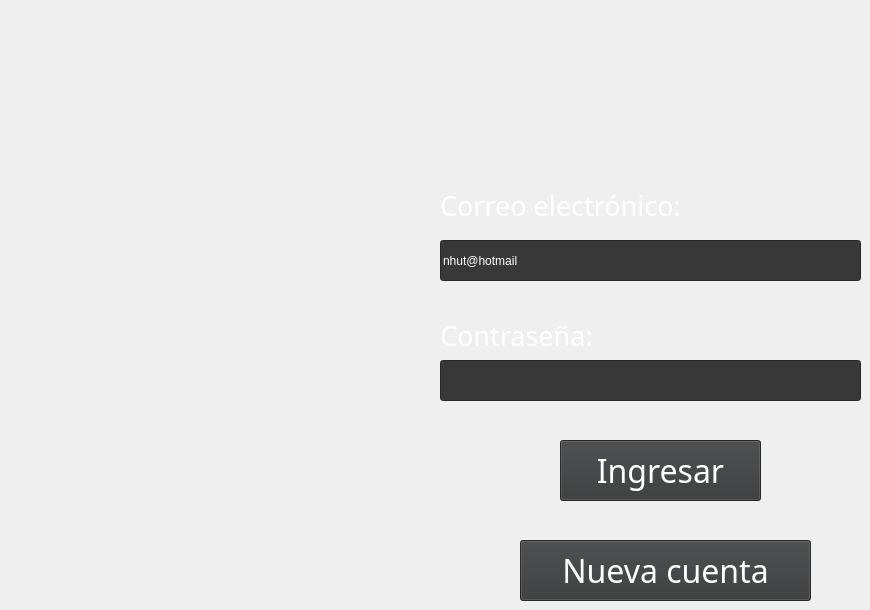
    <widget class="QWidget" name="page">
     <widget class="QLabel" name="lblLcorreo">
      <property name="geometry">
       <rect>
        <x>440</x>
        <y>180</y>
        <width>331</width>
        <height>51</height>
       </rect>
      </property>
      <property name="font">
       <font>
        <family>Bahnschrift SemiBold</family>
        <pointsize>20</pointsize>
        <weight>7</weight>
        <italic>false</italic>
        <bold>false</bold>
       </font>
      </property>
      <property name="styleSheet">
       <string notr="true">color: rgb(255, 255, 255);
font: 63 20pt &quot;Bahnschrift SemiBold&quot;;</string>
      </property>
      <property name="text">
       <string>Correo electrónico:</string>
      </property>
     </widget>
     <widget class="QLineEdit" name="tbxLcorreo">
      <property name="geometry">
       <rect>
        <x>440</x>
        <y>240</y>
        <width>421</width>
        <height>41</height>
       </rect>
      </property>
      <property name="styleSheet">
       <string notr="true">font: 63 20pt &quot;Bahnschrift SemiBold&quot;;
background-color: rgb(56, 56, 56);
color: rgb(255, 255, 255);</string>
      </property>
      <property name="text">
       <string>nhut@hotmail</string>
      </property>
     </widget>
     <widget class="QLabel" name="lblLcont">
      <property name="geometry">
       <rect>
        <x>440</x>
        <y>310</y>
        <width>231</width>
        <height>51</height>
       </rect>
      </property>
      <property name="font">
       <font>
        <family>Bahnschrift SemiBold</family>
        <pointsize>20</pointsize>
        <weight>7</weight>
        <italic>false</italic>
        <bold>false</bold>
       </font>
      </property>
      <property name="styleSheet">
       <string notr="true">color: rgb(255, 255, 255);
font: 63 20pt &quot;Bahnschrift SemiBold&quot;;</string>
      </property>
      <property name="text">
       <string>Contraseña:</string>
      </property>
     </widget>
     <widget class="QLineEdit" name="tbxLcont">
      <property name="geometry">
       <rect>
        <x>440</x>
        <y>360</y>
        <width>421</width>
        <height>41</height>
       </rect>
      </property>
      <property name="palette">
       <palette>
        <active>
         <colorrole role="WindowText">
          <brush brushstyle="SolidPattern">
           <color alpha="255">
            <red>255</red>
            <green>255</green>
            <blue>255</blue>
           </color>
          </brush>
         </colorrole>
         <colorrole role="Button">
          <brush brushstyle="SolidPattern">
           <color alpha="255">
            <red>56</red>
            <green>56</green>
            <blue>56</blue>
           </color>
          </brush>
         </colorrole>
         <colorrole role="Dark">
          <brush brushstyle="SolidPattern">
           <color alpha="255">
            <red>61</red>
            <green>60</green>
            <blue>60</blue>
           </color>
          </brush>
         </colorrole>
         <colorrole role="Text">
          <brush brushstyle="SolidPattern">
           <color alpha="255">
            <red>255</red>
            <green>255</green>
            <blue>255</blue>
           </color>
          </brush>
         </colorrole>
         <colorrole role="ButtonText">
          <brush brushstyle="SolidPattern">
           <color alpha="255">
            <red>255</red>
            <green>255</green>
            <blue>255</blue>
           </color>
          </brush>
         </colorrole>
         <colorrole role="Base">
          <brush brushstyle="SolidPattern">
           <color alpha="255">
            <red>56</red>
            <green>56</green>
            <blue>56</blue>
           </color>
          </brush>
         </colorrole>
         <colorrole role="Window">
          <brush brushstyle="SolidPattern">
           <color alpha="255">
            <red>56</red>
            <green>56</green>
            <blue>56</blue>
           </color>
          </brush>
         </colorrole>
         <colorrole role="PlaceholderText">
          <brush brushstyle="NoBrush">
           <color alpha="128">
            <red>255</red>
            <green>255</green>
            <blue>255</blue>
           </color>
          </brush>
         </colorrole>
        </active>
        <inactive>
         <colorrole role="WindowText">
          <brush brushstyle="SolidPattern">
           <color alpha="255">
            <red>255</red>
            <green>255</green>
            <blue>255</blue>
           </color>
          </brush>
         </colorrole>
         <colorrole role="Button">
          <brush brushstyle="SolidPattern">
           <color alpha="255">
            <red>56</red>
            <green>56</green>
            <blue>56</blue>
           </color>
          </brush>
         </colorrole>
         <colorrole role="Dark">
          <brush brushstyle="SolidPattern">
           <color alpha="255">
            <red>61</red>
            <green>60</green>
            <blue>60</blue>
           </color>
          </brush>
         </colorrole>
         <colorrole role="Text">
          <brush brushstyle="SolidPattern">
           <color alpha="255">
            <red>255</red>
            <green>255</green>
            <blue>255</blue>
           </color>
          </brush>
         </colorrole>
         <colorrole role="ButtonText">
          <brush brushstyle="SolidPattern">
           <color alpha="255">
            <red>255</red>
            <green>255</green>
            <blue>255</blue>
           </color>
          </brush>
         </colorrole>
         <colorrole role="Base">
          <brush brushstyle="SolidPattern">
           <color alpha="255">
            <red>56</red>
            <green>56</green>
            <blue>56</blue>
           </color>
          </brush>
         </colorrole>
         <colorrole role="Window">
          <brush brushstyle="SolidPattern">
           <color alpha="255">
            <red>56</red>
            <green>56</green>
            <blue>56</blue>
           </color>
          </brush>
         </colorrole>
         <colorrole role="PlaceholderText">
          <brush brushstyle="NoBrush">
           <color alpha="128">
            <red>255</red>
            <green>255</green>
            <blue>255</blue>
           </color>
          </brush>
         </colorrole>
        </inactive>
        <disabled>
         <colorrole role="WindowText">
          <brush brushstyle="SolidPattern">
           <color alpha="255">
            <red>255</red>
            <green>255</green>
            <blue>255</blue>
           </color>
          </brush>
         </colorrole>
         <colorrole role="Button">
          <brush brushstyle="SolidPattern">
           <color alpha="255">
            <red>56</red>
            <green>56</green>
            <blue>56</blue>
           </color>
          </brush>
         </colorrole>
         <colorrole role="Dark">
          <brush brushstyle="SolidPattern">
           <color alpha="255">
            <red>61</red>
            <green>60</green>
            <blue>60</blue>
           </color>
          </brush>
         </colorrole>
         <colorrole role="Text">
          <brush brushstyle="SolidPattern">
           <color alpha="255">
            <red>255</red>
            <green>255</green>
            <blue>255</blue>
           </color>
          </brush>
         </colorrole>
         <colorrole role="ButtonText">
          <brush brushstyle="SolidPattern">
           <color alpha="255">
            <red>255</red>
            <green>255</green>
            <blue>255</blue>
           </color>
          </brush>
         </colorrole>
         <colorrole role="Base">
          <brush brushstyle="SolidPattern">
           <color alpha="255">
            <red>56</red>
            <green>56</green>
            <blue>56</blue>
           </color>
          </brush>
         </colorrole>
         <colorrole role="Window">
          <brush brushstyle="SolidPattern">
           <color alpha="255">
            <red>56</red>
            <green>56</green>
            <blue>56</blue>
           </color>
          </brush>
         </colorrole>
         <colorrole role="PlaceholderText">
          <brush brushstyle="NoBrush">
           <color alpha="128">
            <red>255</red>
            <green>255</green>
            <blue>255</blue>
           </color>
          </brush>
         </colorrole>
        </disabled>
       </palette>
      </property>
      <property name="styleSheet">
       <string notr="true">font: 63 20pt &quot;Bahnschrift SemiBold&quot;;
background-color: rgb(56, 56, 56);
color: rgb(255, 255, 255);</string>
      </property>
     </widget>
     <widget class="QPushButton" name="btnLngresar">
      <property name="geometry">
       <rect>
        <x>560</x>
        <y>440</y>
        <width>201</width>
        <height>61</height>
       </rect>
      </property>
      <property name="palette">
       <palette>
        <active>
         <colorrole role="WindowText">
          <brush brushstyle="SolidPattern">
           <color alpha="255">
            <red>255</red>
            <green>255</green>
            <blue>255</blue>
           </color>
          </brush>
         </colorrole>
         <colorrole role="Button">
          <brush brushstyle="SolidPattern">
           <color alpha="255">
            <red>54</red>
            <green>55</green>
            <blue>56</blue>
           </color>
          </brush>
         </colorrole>
         <colorrole role="Text">
          <brush brushstyle="SolidPattern">
           <color alpha="255">
            <red>255</red>
            <green>255</green>
            <blue>255</blue>
           </color>
          </brush>
         </colorrole>
         <colorrole role="ButtonText">
          <brush brushstyle="SolidPattern">
           <color alpha="255">
            <red>255</red>
            <green>255</green>
            <blue>255</blue>
           </color>
          </brush>
         </colorrole>
         <colorrole role="Base">
          <brush brushstyle="SolidPattern">
           <color alpha="255">
            <red>54</red>
            <green>55</green>
            <blue>56</blue>
           </color>
          </brush>
         </colorrole>
         <colorrole role="Window">
          <brush brushstyle="SolidPattern">
           <color alpha="255">
            <red>54</red>
            <green>55</green>
            <blue>56</blue>
           </color>
          </brush>
         </colorrole>
         <colorrole role="PlaceholderText">
          <brush brushstyle="NoBrush">
           <color alpha="128">
            <red>255</red>
            <green>255</green>
            <blue>255</blue>
           </color>
          </brush>
         </colorrole>
        </active>
        <inactive>
         <colorrole role="WindowText">
          <brush brushstyle="SolidPattern">
           <color alpha="255">
            <red>255</red>
            <green>255</green>
            <blue>255</blue>
           </color>
          </brush>
         </colorrole>
         <colorrole role="Button">
          <brush brushstyle="SolidPattern">
           <color alpha="255">
            <red>54</red>
            <green>55</green>
            <blue>56</blue>
           </color>
          </brush>
         </colorrole>
         <colorrole role="Text">
          <brush brushstyle="SolidPattern">
           <color alpha="255">
            <red>255</red>
            <green>255</green>
            <blue>255</blue>
           </color>
          </brush>
         </colorrole>
         <colorrole role="ButtonText">
          <brush brushstyle="SolidPattern">
           <color alpha="255">
            <red>255</red>
            <green>255</green>
            <blue>255</blue>
           </color>
          </brush>
         </colorrole>
         <colorrole role="Base">
          <brush brushstyle="SolidPattern">
           <color alpha="255">
            <red>54</red>
            <green>55</green>
            <blue>56</blue>
           </color>
          </brush>
         </colorrole>
         <colorrole role="Window">
          <brush brushstyle="SolidPattern">
           <color alpha="255">
            <red>54</red>
            <green>55</green>
            <blue>56</blue>
           </color>
          </brush>
         </colorrole>
         <colorrole role="PlaceholderText">
          <brush brushstyle="NoBrush">
           <color alpha="128">
            <red>255</red>
            <green>255</green>
            <blue>255</blue>
           </color>
          </brush>
         </colorrole>
        </inactive>
        <disabled>
         <colorrole role="WindowText">
          <brush brushstyle="SolidPattern">
           <color alpha="255">
            <red>255</red>
            <green>255</green>
            <blue>255</blue>
           </color>
          </brush>
         </colorrole>
         <colorrole role="Button">
          <brush brushstyle="SolidPattern">
           <color alpha="255">
            <red>54</red>
            <green>55</green>
            <blue>56</blue>
           </color>
          </brush>
         </colorrole>
         <colorrole role="Text">
          <brush brushstyle="SolidPattern">
           <color alpha="255">
            <red>255</red>
            <green>255</green>
            <blue>255</blue>
           </color>
          </brush>
         </colorrole>
         <colorrole role="ButtonText">
          <brush brushstyle="SolidPattern">
           <color alpha="255">
            <red>255</red>
            <green>255</green>
            <blue>255</blue>
           </color>
          </brush>
         </colorrole>
         <colorrole role="Base">
          <brush brushstyle="SolidPattern">
           <color alpha="255">
            <red>54</red>
            <green>55</green>
            <blue>56</blue>
           </color>
          </brush>
         </colorrole>
         <colorrole role="Window">
          <brush brushstyle="SolidPattern">
           <color alpha="255">
            <red>54</red>
            <green>55</green>
            <blue>56</blue>
           </color>
          </brush>
         </colorrole>
         <colorrole role="PlaceholderText">
          <brush brushstyle="NoBrush">
           <color alpha="128">
            <red>255</red>
            <green>255</green>
            <blue>255</blue>
           </color>
          </brush>
         </colorrole>
        </disabled>
       </palette>
      </property>
      <property name="font">
       <font>
        <family>Bahnschrift SemiBold</family>
        <pointsize>24</pointsize>
        <weight>7</weight>
        <italic>false</italic>
        <bold>false</bold>
       </font>
      </property>
      <property name="styleSheet">
       <string notr="true">color: rgb(255, 255, 255);
font: 63 24pt &quot;Bahnschrift SemiBold&quot;;
background-color: rgb(54, 55, 56);</string>
      </property>
      <property name="text">
       <string>Ingresar</string>
      </property>
     </widget>
     <widget class="QPushButton" name="btnLNuevacuenta">
      <property name="geometry">
       <rect>
        <x>520</x>
        <y>540</y>
        <width>291</width>
        <height>61</height>
       </rect>
      </property>
      <property name="palette">
       <palette>
        <active>
         <colorrole role="WindowText">
          <brush brushstyle="SolidPattern">
           <color alpha="255">
            <red>255</red>
            <green>255</green>
            <blue>255</blue>
           </color>
          </brush>
         </colorrole>
         <colorrole role="Button">
          <brush brushstyle="SolidPattern">
           <color alpha="255">
            <red>54</red>
            <green>55</green>
            <blue>56</blue>
           </color>
          </brush>
         </colorrole>
         <colorrole role="Text">
          <brush brushstyle="SolidPattern">
           <color alpha="255">
            <red>255</red>
            <green>255</green>
            <blue>255</blue>
           </color>
          </brush>
         </colorrole>
         <colorrole role="ButtonText">
          <brush brushstyle="SolidPattern">
           <color alpha="255">
            <red>255</red>
            <green>255</green>
            <blue>255</blue>
           </color>
          </brush>
         </colorrole>
         <colorrole role="Base">
          <brush brushstyle="SolidPattern">
           <color alpha="255">
            <red>54</red>
            <green>55</green>
            <blue>56</blue>
           </color>
          </brush>
         </colorrole>
         <colorrole role="Window">
          <brush brushstyle="SolidPattern">
           <color alpha="255">
            <red>54</red>
            <green>55</green>
            <blue>56</blue>
           </color>
          </brush>
         </colorrole>
         <colorrole role="PlaceholderText">
          <brush brushstyle="NoBrush">
           <color alpha="128">
            <red>255</red>
            <green>255</green>
            <blue>255</blue>
           </color>
          </brush>
         </colorrole>
        </active>
        <inactive>
         <colorrole role="WindowText">
          <brush brushstyle="SolidPattern">
           <color alpha="255">
            <red>255</red>
            <green>255</green>
            <blue>255</blue>
           </color>
          </brush>
         </colorrole>
         <colorrole role="Button">
          <brush brushstyle="SolidPattern">
           <color alpha="255">
            <red>54</red>
            <green>55</green>
            <blue>56</blue>
           </color>
          </brush>
         </colorrole>
         <colorrole role="Text">
          <brush brushstyle="SolidPattern">
           <color alpha="255">
            <red>255</red>
            <green>255</green>
            <blue>255</blue>
           </color>
          </brush>
         </colorrole>
         <colorrole role="ButtonText">
          <brush brushstyle="SolidPattern">
           <color alpha="255">
            <red>255</red>
            <green>255</green>
            <blue>255</blue>
           </color>
          </brush>
         </colorrole>
         <colorrole role="Base">
          <brush brushstyle="SolidPattern">
           <color alpha="255">
            <red>54</red>
            <green>55</green>
            <blue>56</blue>
           </color>
          </brush>
         </colorrole>
         <colorrole role="Window">
          <brush brushstyle="SolidPattern">
           <color alpha="255">
            <red>54</red>
            <green>55</green>
            <blue>56</blue>
           </color>
          </brush>
         </colorrole>
         <colorrole role="PlaceholderText">
          <brush brushstyle="NoBrush">
           <color alpha="128">
            <red>255</red>
            <green>255</green>
            <blue>255</blue>
           </color>
          </brush>
         </colorrole>
        </inactive>
        <disabled>
         <colorrole role="WindowText">
          <brush brushstyle="SolidPattern">
           <color alpha="255">
            <red>255</red>
            <green>255</green>
            <blue>255</blue>
           </color>
          </brush>
         </colorrole>
         <colorrole role="Button">
          <brush brushstyle="SolidPattern">
           <color alpha="255">
            <red>54</red>
            <green>55</green>
            <blue>56</blue>
           </color>
          </brush>
         </colorrole>
         <colorrole role="Text">
          <brush brushstyle="SolidPattern">
           <color alpha="255">
            <red>255</red>
            <green>255</green>
            <blue>255</blue>
           </color>
          </brush>
         </colorrole>
         <colorrole role="ButtonText">
          <brush brushstyle="SolidPattern">
           <color alpha="255">
            <red>255</red>
            <green>255</green>
            <blue>255</blue>
           </color>
          </brush>
         </colorrole>
         <colorrole role="Base">
          <brush brushstyle="SolidPattern">
           <color alpha="255">
            <red>54</red>
            <green>55</green>
            <blue>56</blue>
           </color>
          </brush>
         </colorrole>
         <colorrole role="Window">
          <brush brushstyle="SolidPattern">
           <color alpha="255">
            <red>54</red>
            <green>55</green>
            <blue>56</blue>
           </color>
          </brush>
         </colorrole>
         <colorrole role="PlaceholderText">
          <brush brushstyle="NoBrush">
           <color alpha="128">
            <red>255</red>
            <green>255</green>
            <blue>255</blue>
           </color>
          </brush>
         </colorrole>
        </disabled>
       </palette>
      </property>
      <property name="font">
       <font>
        <family>Bahnschrift SemiBold</family>
        <pointsize>24</pointsize>
        <weight>7</weight>
        <italic>false</italic>
        <bold>false</bold>
       </font>
      </property>
      <property name="styleSheet">
       <string notr="true">color: rgb(255, 255, 255);
font: 63 24pt &quot;Bahnschrift SemiBold&quot;;
background-color: rgb(54, 55, 56);</string>
      </property>
      <property name="text">
       <string>Nueva cuenta</string>
      </property>
     </widget>
    </widget>
